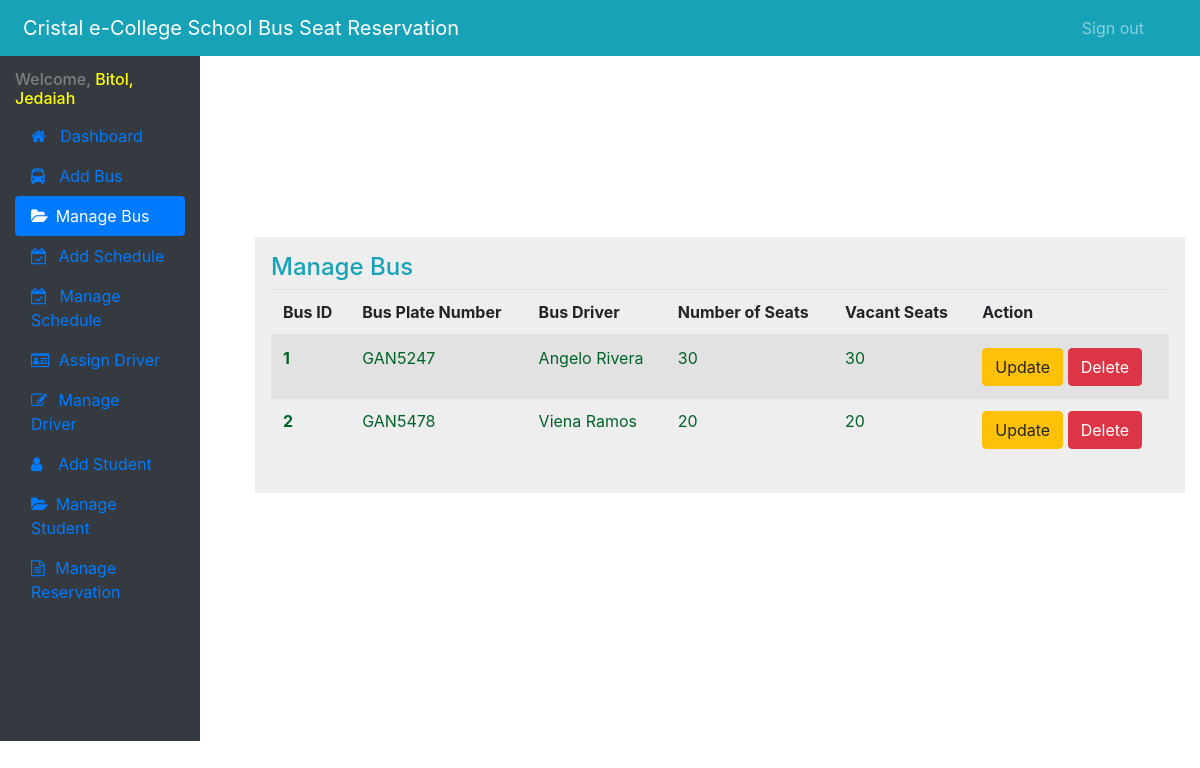
The app's page /cecadmin/managebus (signed in) with its own data.
### myapp/models.py (models this page shows, shortened)
class Busses(models.Model):
    busID = models.IntegerField()
    busPlateNumber = models.CharField(max_length=255)
    busDriver = models.CharField(max_length=255)
    numberOfSeats = models.IntegerField()
    numberOfVacancies = models.IntegerField()

### myapp/decorations.py (the view)
        def wrapper_func(request, *args, **kwargs):
            group = None
            if request.user.groups.exists():
                group = request.user.groups.all()[0].name
            if group in allowed_roles:
                return view_func(request, *args, **kwargs)
            else:
                return HttpResponse('You are not authorized to view this page')

### myapp/decorations.py (called while the page is built)
def allowed_users(allowed_roles=[]):
    def decorator(view_func):
        def wrapper_func(request, *args, **kwargs):
            group = None
            if request.user.groups.exists():
                group = request.user.groups.all()[0].name
            if group in allowed_roles:
                return view_func(request, *args, **kwargs)
            else:
                return HttpResponse('You are not authorized to view this page')
        return wrapper_func
    return decorator

### myapp/views.py (called while the page is built)
@login_required(login_url='')
@allowed_users(allowed_roles='admin')
def ManageBus(request):
    busses = Busses.objects.all()
    return render(request,'admin/manageBus.html',{'busses':busses})

### myapp/templates/admin/manageBus.html (shortened to what this page needs)
{% extends 'myapp/Sidebar.html' %}
{% block main_content %}
<section class="content">
<nav class="col-md-2 d-inline-block bg-dark sidebar">
          <div class="sidebar-sticky" style="height: 671px;">
            <ul class="nav flex-column nav-pills " style="margin: 8% 0 0 0;">
                <h6 style="color: gray">Welcome, <span style="color:yellow;"> {{ user.last_name }}, {{ user.first_name }}</h6>
              <li class="nav-item">
                <a class="nav-link" href="/cecadmin">
                <i class="fa fa-home" aria-hidden="true" style="margin-right: 10px;"></i>
                   Dashboard
                </a>
              </li>
              <li class="nav-item">
                <a class="nav-link" href='addbus'>
                <i class="fa fa-bus" aria-hidden="true" style="margin-right: 10px;"></i>
                    Add Bus
                </a>
              </li>
              <li class="nav-item">
                <a class="nav-link active" href="managebus">
                <i class="fa fa-folder-open" aria-hidden="true" style="margin-right: 3px;"></i>
                  Manage Bus
                </a>
              </li>
              <li class="nav-item">
                <a class="nav-link" href='addschedule'>
                <i class="fa fa-calendar-check-o" aria-hidden="true" style="margin-right: 7px;"></i>
                    Add Schedule
                </a>
              </li>
              <li class="nav-item">
                <a class="nav-link" href="manageschedule">
                <i class="fa fa-calendar-check-o" aria-hidden="true" style="margin-right: 8px;"></i>
                  Manage Schedule
                </a>
              </li>
              <li class="nav-item">
                <a class="nav-link" href="assigndriver">
                <i class="fa fa-id-card-o" aria-hidden="true" style="margin-right: 5px;"></i>
                  Assign Driver
                </a>
              </li>
              <li class="nav-item">
                <a class="nav-link" href="managedriver">
                <i class="fa fa-pencil-square-o" aria-hidden="true" style="margin-right: 7px;"></i>
                  Manage Driver
                </a>
              </li>
              <li class="nav-item">
                <a class="nav-link" href="addstudent">
                <i class="fa fa-user" aria-hidden="true" style="margin-right: 11px;"></i>
                  Add Student
                </a>
              </li>
              <li class="nav-item">
                <a class="nav-link" href="managestudent">
                <i class="fa fa-folder-open" aria-hidden="true" style="margin-right: 3px;"></i>
                  Manage Student
                </a>
              </li>
              <li class="nav-item">
                <a class="nav-link" href="managereservation">
                <i class="fa fa-file-text-o" aria-hidden="true" style="margin-right: 6px;"></i>
                  Manage Reservation
                </a>
              </li>
            </ul>
          </div>
        </nav>
</section>
        <div class="container"  style="width:80%; display:float; margin: -42% 0 0 20%;">
            <div class="w-100 p-3" style="background-color: #eee;">
                <table class="table table-striped">
                  <h4 class="text-info">Manage Bus</h4>
                  <thead>
                    <tr>
                      <th scope="col">Bus ID</th>
                      <th scope="col">Bus Plate Number</th>
                      <th scope="col">Bus Driver</th>
                      <th scope="col">Number of Seats</th>
                      <th scope="col">Vacant Seats</th>
                      <th scope="col">Action</th>
                    </tr>
                  </thead>
                  <tbody >
                  {% for busses in busses %}
                    <tr style="width:500px;">
                      <th scope="row" style="color:#016228">{{ busses.busID }} </th>
                      <td style="color:#016228">{{ busses.busPlateNumber }} </td>
                      <td style="color:#016228">{{ busses.busDriver }}</td>
                      <td style="color:#016228">{{ busses.numberOfSeats }} </td>
                      <td style="color:#016228">{{ busses.numberOfVacancies }} </td>
                      <td>
                        <a href="{% url 'update-bus' busses.busID%}"><input type="submit" value="Update" class="btn btn-Warning"></a>
                        <a href="{% url 'delete-bus' busses.busID%}"><input type="submit" value="Delete" class="btn btn-Danger"></a>
                      </td>
                    </tr>
                  {% endfor %}
                  </tbody>
                </table>
            </div>
        </div>
{% endblock main_content %}

### myapp/templates/myapp/sidebar.html (shortened to what this page needs)
{% load static %}
<html lang="en">
<head>
    <link rel="stylesheet" href="https://cdnjs.cloudflare.com/ajax/libs/font-awesome/4.7.0/css/font-awesome.min.css">
</head>
<body>
<nav class="navbar navbar-dark sticky-top bg-info flex-md-nowrap p-2">
      <a class="navbar-brand col-sm-3 col-md-3 mr-0" href="#">Cristal e-College School Bus Seat Reservation</a>
      <ul class="navbar-nav px-5">
        <li class="nav-item text-nowrap">
          <a class="nav-link" href='/logout'>Sign out</a>
        </li>
      </ul>
</nav>
{% block main_content %}{% endblock main_content%}
</body>

### records on screen
Busses: busID "1", busPlateNumber "GAN5247", busDriver "Angelo Rivera", numberOfSeats "30", numberOfVacancies "30"
Busses: busID "2", busPlateNumber "GAN5478", busDriver "Viena Ramos", numberOfSeats "20", numberOfVacancies "20"

### other values on screen
{{ user.last_name }} "Bitol"
{{ user.first_name }} "Jedaiah"
